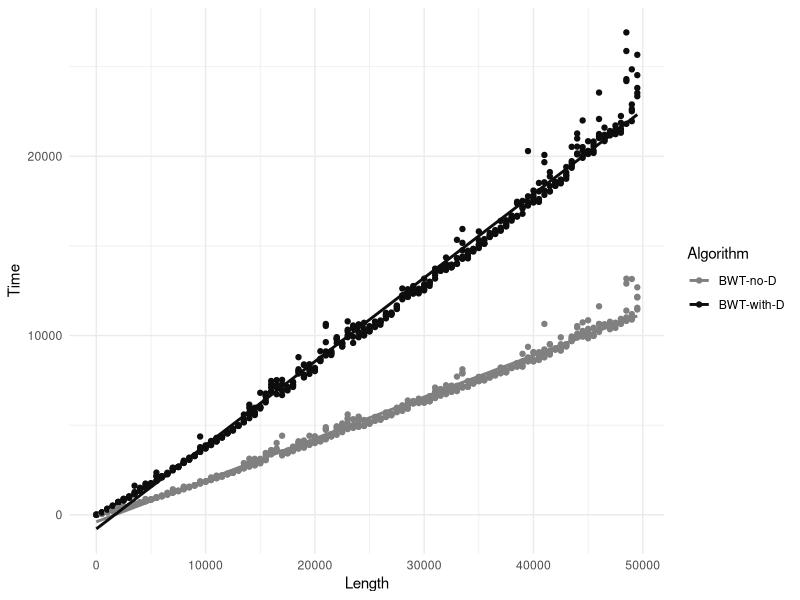
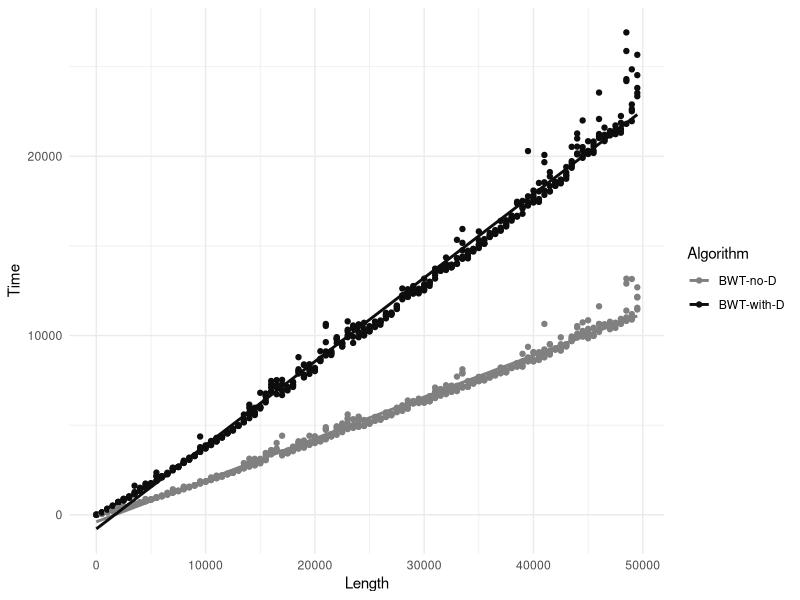

The R script that drew these images, in order: (Note: this script raises an error after producing the figures.)
#library(tidyverse)
library(ggplot2)
library(dplyr)
library(readr)

performance <- read_table2("bwt_construction.txt",
                           col_names = c("Algorithm", "Length", "Time"))

ggplot(performance,
       aes(x = Length, y = Time, color = Algorithm)) +
    geom_point() +
    geom_smooth(method = "lm", se = FALSE) +
    scale_color_grey(start = 0.5, end = 0.05) +
    theme_minimal()
ggsave("BWT construction time comparison.pdf", width = 7, height = 7)


withoutD <- performance %>% filter(Algorithm == "BWT-no-D")
withD <- performance %>% filter(Algorithm == "BWT-with-D")

comparison <- inner_join(withoutD, withD, by = "Length")

comparison %>% ggplot(aes(x = Size, y = Time.y / Time.x)) +
    geom_point() +
    geom_smooth(method = "lm") +
    theme_minimal()



